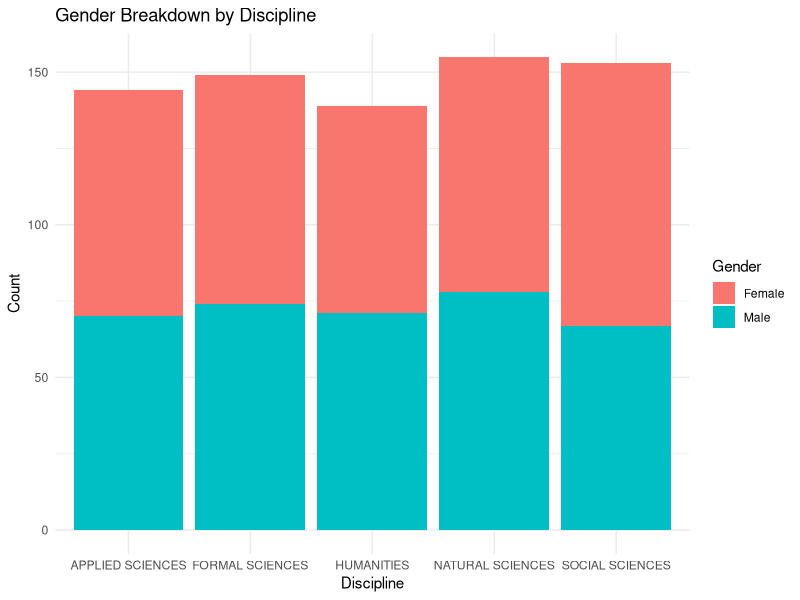
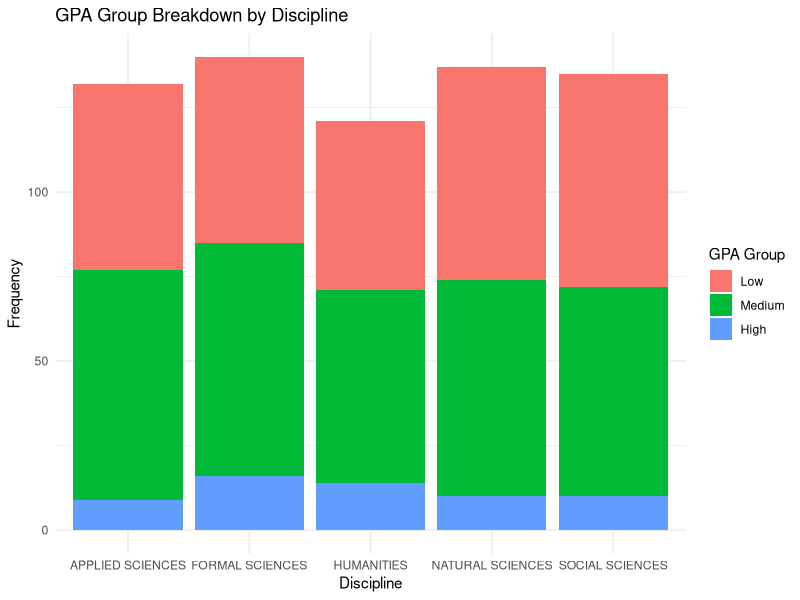
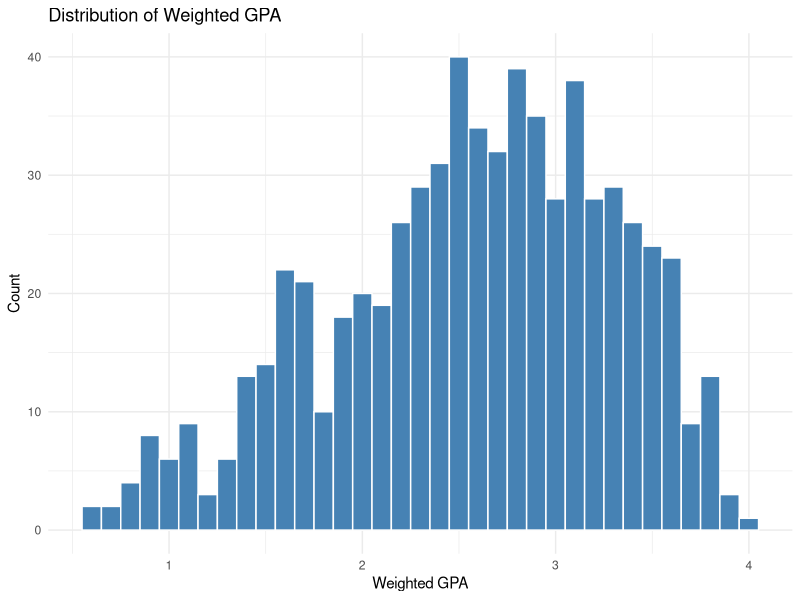
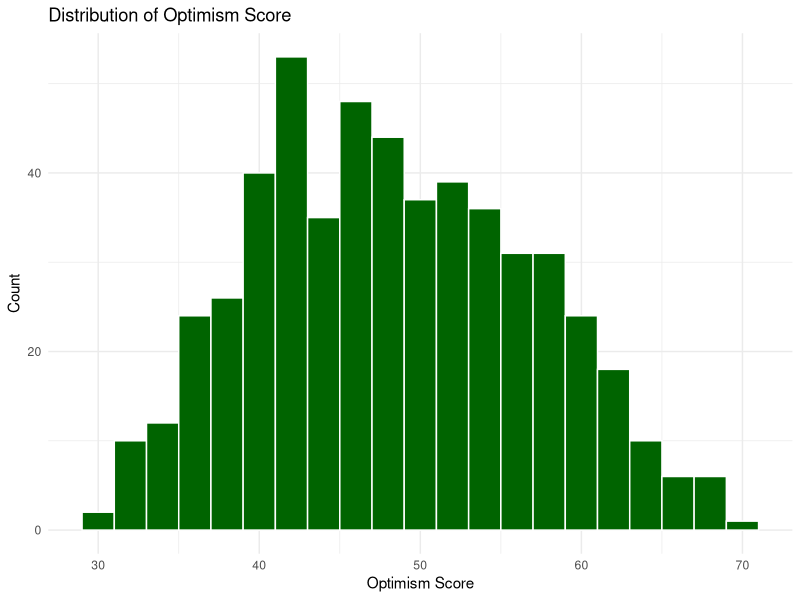

Write the R code that produced these figures, in order. (Note: this script raises an error after producing the figures.)
## ---- chunk 1
library(tidyverse)
library(here)
library(ggplot2)
library(knitr)
library(kableExtra)

job <- read_csv(here("Data", "analytic_job.csv"))
## ---- chunk 2
# Looking at distribution of Gender
gender_counts <- job %>%
  count(gender)

gender_counts
# A pretty split sample f (380) and m (360)

# Giving five number summary for sample age 
sample_age <- job %>%
  summarise(
    n = sum(!is.na(age)),
    mean_age = mean(age, na.rm = TRUE),
    sd_age = sd(age, na.rm = TRUE),
    min_age = min(age, na.rm = TRUE),
    q1_age = quantile(age, 0.25, na.rm = TRUE),
    median_age = median(age, na.rm = TRUE),
    q3_age = quantile(age, 0.75, na.rm = TRUE),
    max_age = max(age, na.rm = TRUE)
  )

sample_age # mean age: 22.01081  sd: 0.5791991  min age: 20. max age: 25

# Looking at distribution of dicipline 
discipline_freq <- job %>%
  count(discipline_marker)

discipline_prop <- job %>%
  count(discipline_marker) %>%
  mutate(percent = (n / sum(n)) * 100) %>%
  select(discipline_marker, percent)

discipline_freq
discipline_prop # pretty evenly distributed 19% APPLIED SCIENCES, 20% FORMAL SCIENCES, 18% HUMANITIES, 21% NATURAL SCIENCES, 20% SOCIAL SCIENCES

# Summary statistics for GPA and optimism
gpa_opti_fivenum <- job %>%
  summarise(
    mean_gpa = mean(GPA_weighted, na.rm = TRUE),
    sd_gpa = sd(GPA_weighted, na.rm = TRUE),
    mean_optimism = mean(optimism_score, na.rm = TRUE),
    sd_optimism = sd(optimism_score, na.rm = TRUE)
  )

gpa_opti_fivenum # mean 2.566662, sd 0.7278554 for gpa and mean 48.84053, sd 8.427872 for optimism. 
## ---- chunk 3

job <- job %>%
  mutate(
    gender = case_when(
      gender == "f" ~ 0,
      gender == "m" ~ 1,
      TRUE ~ NA_real_  # safely handle anything else
    )
  )

job %>%
  filter(!is.na(gender), !is.na(discipline_marker)) %>%
  count(discipline_marker, gender) %>%
  mutate(gender = factor(gender, levels = c(0, 1), labels = c("Female", "Male"))) %>%
  ggplot(aes(x = discipline_marker, y = n, fill = gender)) +
  geom_bar(stat = "identity") +
  labs(
    title = "Gender Breakdown by Discipline",
    x = "Discipline",
    y = "Count",
    fill = "Gender"
  ) +
  theme_minimal()


## ---- chunk 4
job <- job %>%
  mutate(
    gpa_group = case_when(
      !is.na(GPA_weighted) & GPA_weighted < 2.5  ~ "Low",
      !is.na(GPA_weighted) & GPA_weighted < 3.5  ~ "Medium",
      !is.na(GPA_weighted)                       ~ "High",
      TRUE                                       ~ NA_character_
    ),
    gpa_group = factor(gpa_group, levels = c("Low", "Medium", "High"))  # sets stacking order
  )

job %>%
  filter(!is.na(gpa_group), !is.na(discipline_marker)) %>%
  count(discipline_marker, gpa_group) %>%
  ggplot(aes(x = discipline_marker, y = n, fill = gpa_group)) +
  geom_bar(stat = "identity") +
  labs(
    title = "GPA Group Breakdown by Discipline",
    x = "Discipline",
    y = "Frequency",
    fill = "GPA Group"
  ) +
  theme_minimal()
## ---- chunk 5
job %>%
  group_by(`Discipline` = discipline_marker) %>%
  summarise(
    `Mean GPA` = mean(GPA_weighted, na.rm = TRUE),
    `SD GPA` = sd(GPA_weighted, na.rm = TRUE),
    `Mean Optimism` = mean(optimism_score, na.rm = TRUE),
    `SD Optimism` = sd(optimism_score, na.rm = TRUE),
    `Mean Age` = mean(age, na.rm = TRUE),
    `SD Age` = sd(age, na.rm = TRUE),
    `Female (n)` = sum(gender == 0, na.rm = TRUE),
    `Male (n)` = sum(gender == 1, na.rm = TRUE),
    `Sample Size` = n()
  ) %>%
  kbl(caption = "Table 1. Summary Statistics by Discipline") %>%
  kable_styling(full_width = FALSE)

## ---- chunk 6
# GPA distribution
gpa_his <- ggplot(job, aes(x = GPA_weighted)) +
  geom_histogram(binwidth = 0.1, fill = "steelblue", color = "white") +
  labs(title = "Distribution of Weighted GPA", x = "Weighted GPA", y = "Count") +
  theme_minimal()
gpa_his
## ---- chunk 7
# Optimism distribution
opti_his <- ggplot(job, aes(x = optimism_score)) +
  geom_histogram(binwidth = 2, fill = "darkgreen", color = "white") +
  labs(title = "Distribution of Optimism Score", x = "Optimism Score", y = "Count") +
  theme_minimal()

opti_his
## ---- chunk 8
# run model 
model1 <- lm(optimism_score ~ GPA_weighted, data = job)
summary(model1)

model2 <- lm(optimism_score ~ GPA_weighted + gender + age + discipline_marker, data = job)
summary(model2)

model3 <- lm(optimism_score ~ GPA_weighted * gender + GPA_weighted * discipline_marker + age, data = job)
summary(model3)

# use flag function
job <- job %>%
  mutate(flagged = flag_large_residuals(optimism_score, GPA_weighted, p = 5))

# View flagged cases
ggplot(job, aes(x = GPA_weighted, y = optimism_score, color = flagged)) +
  geom_point() +
  geom_smooth(method = "lm", se = FALSE)
## ---- chunk 9
ggplot(job, aes(x = s1_gpa, y = s2_gpa)) +
  geom_point(alpha = 0.6) +
  geom_smooth(method = "lm", se = FALSE, color = "blue") +
  labs(title = "Consistency Between First and Second Semester GPA",
       x = "First Semester GPA", y = "Second Semester GPA") +
  theme_minimal()

model_gpa_consistency <- lm(s2_gpa ~ s1_gpa, data = job)

summary(model_gpa_consistency)
## ---- chunk 10
job_filter <- job %>%
  filter(!exclude)  # exclude == TRUE means large residuals
## ---- chunk 11
model1 <- lm(optimism_score ~ GPA_weighted + gender + age, data = job_filter)
summary(model1)

ggplot(job_filter, aes(x = GPA_weighted, y = optimism_score)) +
  geom_point(alpha = 0.5, color = "steelblue") +
  geom_smooth(method = "lm", se = TRUE, color = "black") +
  labs(
    title = "Relationship Between GPA and Optimism",
    x = "Weighted GPA",
    y = "Optimism Score"
  ) +
  theme_minimal()

## ---- chunk 12
model2 <- lm(optimism_score ~ GPA_weighted * discipline_marker + gender + age, data = job_filter)
summary(model2)

ggplot(job_filter, aes(x = GPA_weighted, y = optimism_score)) +
  geom_point(alpha = 0.4, aes(color = discipline_marker)) +
  geom_smooth(method = "lm", se = FALSE, aes(color = discipline_marker)) +
  facet_wrap(~ discipline_marker) +
  labs(
    title = "GPA vs Optimism Across Disciplines",
    x = "Weighted GPA",
    y = "Optimism Score",
    color = "Discipline"
  ) +
  theme_minimal()
## ---- chunk 13
model3 <- lm(optimism_score ~ discipline_marker + gender + age, data = job_filter)
summary(model3)

ggplot(job_filter, aes(x = discipline_marker, y = optimism_score, fill = discipline_marker)) +
  geom_boxplot(alpha = 0.7, outlier.shape = NA) +
  geom_jitter(width = 0.2, alpha = 0.3, color = "black") +
  labs(
    title = "Optimism Score Distribution by Discipline",
    x = "Discipline",
    y = "Optimism Score"
  ) +
  theme_minimal() +
  theme(legend.position = "none")
